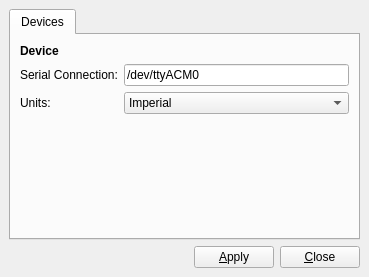
<?xml version="1.0" encoding="UTF-8"?>
<ui version="4.0">
 <class>MainWindow</class>
 <widget class="QMainWindow" name="MainWindow">
  <property name="geometry">
   <rect>
    <x>0</x>
    <y>0</y>
    <width>369</width>
    <height>277</height>
   </rect>
  </property>
  <property name="windowTitle">
   <string>Settings</string>
  </property>
  <widget class="QWidget" name="centralwidget">
   <layout class="QGridLayout" name="gridLayout">
    <item row="1" column="5">
     <widget class="QPushButton" name="pushButtonClose">
      <property name="text">
       <string>&amp;Close</string>
      </property>
     </widget>
    </item>
    <item row="1" column="4">
     <widget class="QPushButton" name="pushButtonApply">
      <property name="text">
       <string>&amp;Apply</string>
      </property>
     </widget>
    </item>
    <item row="0" column="0" colspan="6">
     <widget class="QTabWidget" name="tabWidget">
      <property name="sizePolicy">
       <sizepolicy hsizetype="Expanding" vsizetype="Expanding">
        <horstretch>0</horstretch>
        <verstretch>0</verstretch>
       </sizepolicy>
      </property>
      <property name="currentIndex">
       <number>0</number>
      </property>
      <widget class="QWidget" name="tab">
       <attribute name="title">
        <string>Devices</string>
       </attribute>
       <layout class="QFormLayout" name="formLayout">
        <item row="0" column="0">
         <widget class="QLabel" name="label">
          <property name="font">
           <font>
            <weight>75</weight>
            <bold>true</bold>
           </font>
          </property>
          <property name="text">
           <string>Device</string>
          </property>
         </widget>
        </item>
        <item row="1" column="0">
         <widget class="QLabel" name="label_2">
          <property name="text">
           <string>Serial Connection:</string>
          </property>
         </widget>
        </item>
        <item row="1" column="1">
         <widget class="QLineEdit" name="lineEditSerialDevice">
          <property name="text">
           <string>/dev/ttyACM0</string>
          </property>
         </widget>
        </item>
        <item row="2" column="0">
         <widget class="QLabel" name="label_3">
          <property name="text">
           <string>Units:</string>
          </property>
         </widget>
        </item>
        <item row="2" column="1">
         <widget class="QComboBox" name="comboBoxUnits">
          <item>
           <property name="text">
            <string>Imperial</string>
           </property>
          </item>
          <item>
           <property name="text">
            <string>Metric</string>
           </property>
          </item>
         </widget>
        </item>
       </layout>
      </widget>
     </widget>
    </item>
   </layout>
  </widget>
 </widget>
 <resources/>
 <connections>
  <connection>
   <sender>pushButtonClose</sender>
   <signal>clicked()</signal>
   <receiver>MainWindow</receiver>
   <slot>close()</slot>
   <hints>
    <hint type="sourcelabel">
     <x>355</x>
     <y>366</y>
    </hint>
    <hint type="destinationlabel">
     <x>203</x>
     <y>194</y>
    </hint>
   </hints>
  </connection>
 </connections>
</ui>
